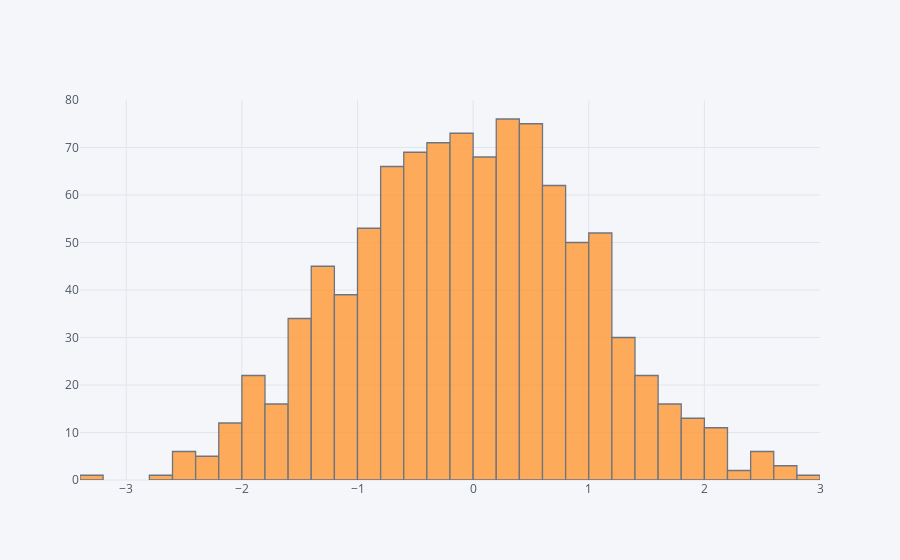

Notebook code cell kept with this figure:
### Markdown cell above
By default, plotly graphs are *public*. Make them private by setting `world_readable` to `False`

### Code cell
df.a.iplot(kind='histogram', world_readable=False)

### Figure 1 — Plotly figure (JSON) as saved in the notebook; plotly's stock layout.template omitted (floating-point values rounded to 4 significant figures; data arrays with more than 128 entries replaced by an {"elided": "..."} marker saying what was removed)
{"data": [{"histfunc": "count", "histnorm": "", "marker": {"color": "rgba(255, 153, 51, 1.0)", "line": {"color": "#4D5663", "width": 1.3}}, "name": "a", "opacity": 0.8, "orientation": "v", "type": "histogram", "uid": "188e6ada-56d7-11e9-9be5-0b34706604f2", "x": {"elided": "1000 float values"}}], "layout": {"barmode": "overlay", "legend": {"bgcolor": "#F5F6F9", "font": {"color": "#4D5663"}}, "paper_bgcolor": "#F5F6F9", "plot_bgcolor": "#F5F6F9", "titlefont": {"color": "#4D5663"}, "xaxis": {"gridcolor": "#E1E5ED", "showgrid": true, "tickfont": {"color": "#4D5663"}, "title": "", "titlefont": {"color": "#4D5663"}, "zerolinecolor": "#E1E5ED"}, "yaxis": {"gridcolor": "#E1E5ED", "showgrid": true, "tickfont": {"color": "#4D5663"}, "title": "", "titlefont": {"color": "#4D5663"}, "zerolinecolor": "#E1E5ED"}}}
